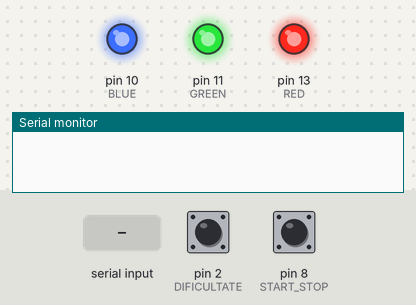
Simulated run of this program. Board: Arduino Uno, built with avr-gcc and run on an emulated ATmega328P. Parts: output pins drawn as LEDs (lit = HIGH), the last lines printed to the serial monitor. Dashed ring = blinking. Inputs (shaded band) come from the test bench; at power-on: pin 8 (START_STOP) HIGH, pin 2 (DIFICULTATE) HIGH. Random numbers use the default seed unless the program sets one.

Above: at 1.2 s.
1.3 s: pin 8 (START_STOP) pulled LOW for 0.15 s
At 2.9 s:
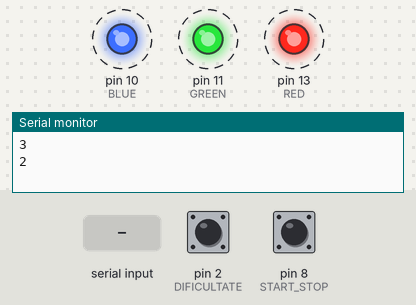
4.4 s: "0" received over Serial
At 5.9 s:
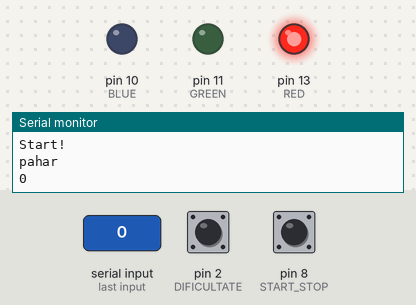
9.0 s: pin 8 (START_STOP) pulled LOW for 1 s
At 10.7 s:
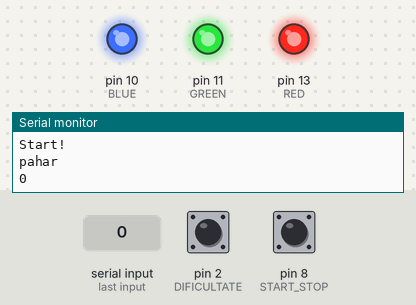
Timing chart, 0 to 12.2 s (numbered marks = the images above; inputs shaded):
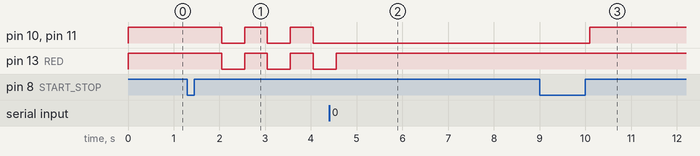

Measured:
- after the input at 1.3 s, pin 10 (BLUE), pin 11 (GREEN), pin 13 (RED): alternates HIGH for 0.50 s and LOW for 0.50 s, starting after 0.75 s
- after the input at 4.4 s, pin 13 (RED): LOW → HIGH after 0.15 s
- after the input at 9.0 s, pin 10 (BLUE), pin 11 (GREEN): LOW → HIGH after 1.1 s

The program:

main.cpp
```cpp
#include <Arduino.h>

#define RED 13
#define GREEN 11
#define BLUE 10

#define START_STOP 8
#define DIFICULTATE 2


const char* cuvinte[] = {
  "alb", "apa", "arde", "aripi", "balon", "baza", "bec", "bine", "bloc", "boabe",
  "brad", "carte", "casa", "catel", "cald", "ceara", "cerc", "ceas", "chip", "cires",
  "cod", "colt", "drum", "dus", "elefant", "foc", "frig", "fulg", "gara", "greu",
  "grija", "iarna", "intreb", "jos", "lac", "lemn", "luna", "mic", "mere", "minge",
  "nor", "nota", "om", "oras", "pahar", "papa", "picior", "ploaie", "pom", "punct",
  "raul", "robot", "rost", "sapa", "sat", "scoala", "soare", "sol", "timp", "verde"
};


int numarCuvinte = sizeof(cuvinte) / sizeof(cuvinte[0]);
int dificultate = 0;
unsigned long intervalDificultate = 5000;
String dif = "Easy";


bool inGame = false;


unsigned long start = 0;
unsigned long lastWordTime = 0;
unsigned long durataJoc = 30000;


String userInput;
int cuv_corecte;
String cuvant;
char buffer[20];


void schimba_dificultate()
{
    dificultate = (dificultate + 1) % 3;
    switch(dificultate)
    {
        case 0:
          Serial.println("Easy");
          dif = "Easy";
          intervalDificultate = 6000;
          break;
        case 1:
          Serial.println("Medium");
          dif = "Medium";
          intervalDificultate = 4000;
          break;
        case 2:
          Serial.println("Hard");
          dif = "Hard";
          intervalDificultate = 2500;
          break;
    }
}


bool debounce(int buton)
{
    int lastButtonState = LOW;
    unsigned long lastDebounceTime = 0;
    unsigned long debounceDelay = 100;


    while(1) {
        int reading = digitalRead(buton);

        if (reading != lastButtonState) {
          lastDebounceTime = millis();
        }

        if ((millis() - lastDebounceTime) > debounceDelay) {
          if(reading == HIGH)
            return 1;

        }
        lastButtonState = reading;
    }
    return 0;
}


void setup()
{
    Serial.begin(9600);
    randomSeed(analogRead(0));

    pinMode(RED, OUTPUT);
    pinMode(GREEN, OUTPUT);
    pinMode(BLUE, OUTPUT);

    pinMode(START_STOP, INPUT_PULLUP);
    pinMode(DIFICULTATE, INPUT_PULLUP);

    digitalWrite(RED, HIGH);
    digitalWrite(GREEN, HIGH);
    digitalWrite(BLUE, HIGH);
}


void loop()
{
    if(digitalRead(DIFICULTATE) == LOW && !inGame) {
        if(debounce(DIFICULTATE) == 1)
            schimba_dificultate();
    }

    if(digitalRead(START_STOP) == LOW && !inGame) {
        if(debounce(START_STOP) == 1) {
            inGame = !inGame;
            for(int i = 3; i >= 1; i--) {
                Serial.println(i);
                digitalWrite(RED, HIGH);
                digitalWrite(GREEN, HIGH);
                digitalWrite(BLUE, HIGH);
                delay(500);

                digitalWrite(RED, LOW);
                digitalWrite(GREEN, LOW);
                digitalWrite(BLUE, LOW);
                delay(500);
            }

            digitalWrite(GREEN, HIGH);
            Serial.println("Start!");
            start = millis();
            lastWordTime = millis();
            cuv_corecte = 0;
            cuvant = cuvinte[random(numarCuvinte)];
            Serial.println(cuvant);
            userInput = "";
        }
    } else if(digitalRead(START_STOP) == LOW && inGame) {
        if(debounce(START_STOP) == 1) {
            inGame = !inGame;
            digitalWrite(RED, HIGH);
            digitalWrite(GREEN, HIGH);
            digitalWrite(BLUE, HIGH);
        }
    }

    if(inGame) {
        if(millis() - start > durataJoc) {
            inGame = !inGame;
            digitalWrite(RED, HIGH);
            digitalWrite(GREEN, HIGH);
            digitalWrite(BLUE, HIGH);
            Serial.println("Jocul s-a terminat!");
            Serial.println("Cuvinte scrise corect: ");
            Serial.println(cuv_corecte);
        }

        if ((millis() - lastWordTime >= intervalDificultate) && inGame) {
            lastWordTime = millis();
            cuvant = cuvinte[random(numarCuvinte)];
            Serial.println(cuvant);
            userInput = "";
        }

        if (Serial.available() > 0) {
            char caracter = Serial.read();

            if (caracter == '-') {
                if (userInput.length() > 0) {
                    userInput.remove(userInput.length() - 1);
                    Serial.print("\b \b");
                }
            }
            else {
                userInput += caracter;
                Serial.print(caracter);


                int currentIndex = userInput.length() - 1;
                if (userInput[currentIndex] != cuvant[currentIndex]) {
                    digitalWrite(RED, HIGH);
                    digitalWrite(GREEN, LOW);
                } else {
                    digitalWrite(RED, LOW);
                    digitalWrite(GREEN, HIGH);
                }


                if (userInput.length() == cuvant.length()) {
                    if (userInput == cuvant) {
                        Serial.println("\nCorrect!");
                        digitalWrite(GREEN, HIGH);
                        cuv_corecte++;
                    } else {
                        Serial.println("\nIncorrect!");
                        digitalWrite(RED, HIGH);
                    }


                    userInput = "";
                    cuvant = cuvinte[random(numarCuvinte)];
                    Serial.println(cuvant);
                    lastWordTime = millis();
                }
            }
        }
    }
}
```
